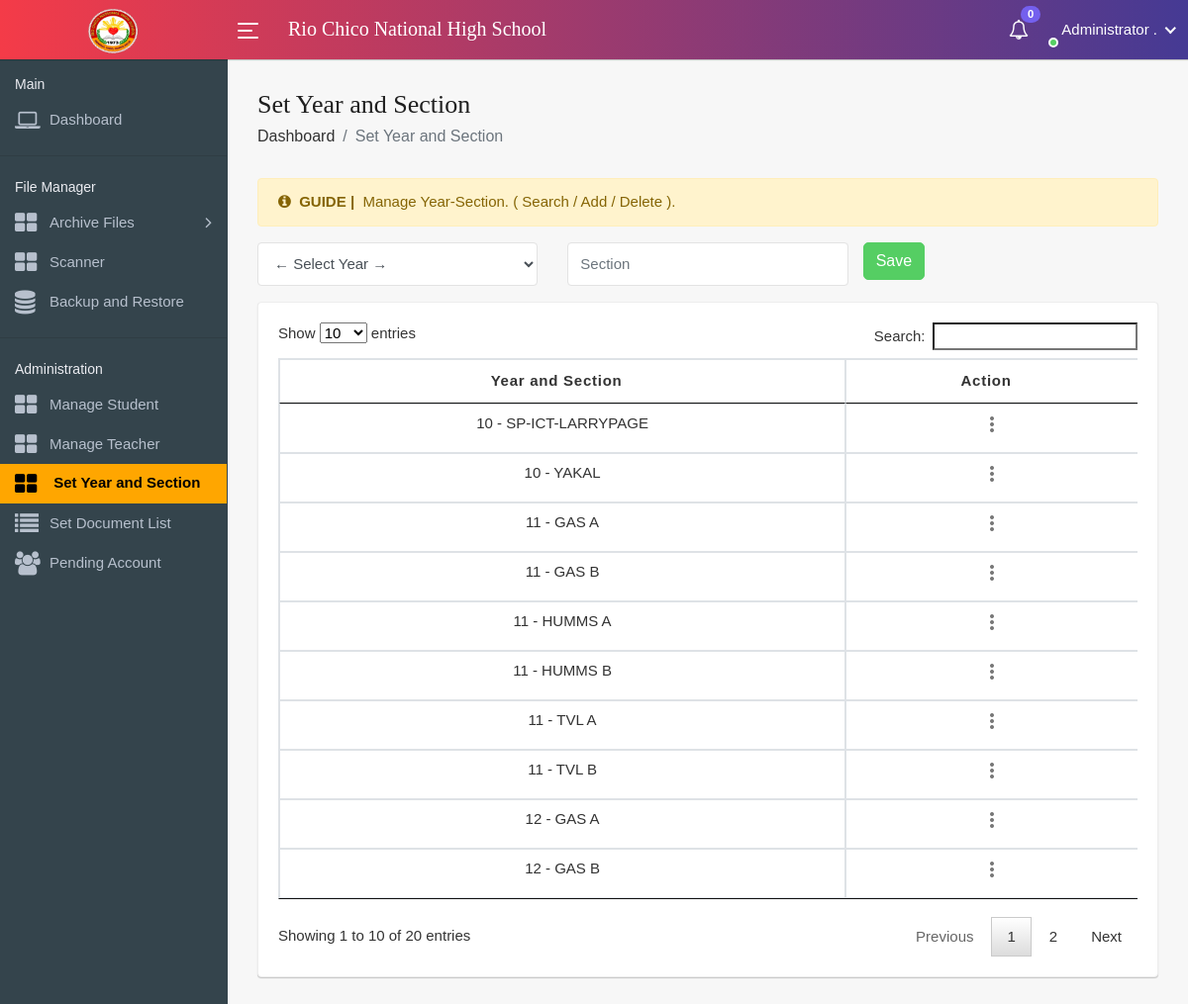
The app's page /package/admin/page-year_section.php (signed in) with its own data.
### tables this page shows
CREATE TABLE `tbl_yearsection` (
  `ys_id` int(11) NOT NULL,
  `ys_yearsection` varchar(100) NOT NULL
);

### package/admin/page-year_section.php (the view, shortened to what this page needs)
<!DOCTYPE html>
<html lang="en">
    <head>
        <link rel="stylesheet" href="assets/css/bootstrap.min.css">
        <link rel="stylesheet" href="assets/css/font-awesome.min.css">
		<link rel="stylesheet" href="assets/css/line-awesome.min.css">
		<link rel="stylesheet" href="assets/css/select2.min.css">
		<link rel="stylesheet" href="assets/css/bootstrap-datetimepicker.min.css">
        <link rel="stylesheet" href="assets/css/style.css">
		<link rel = "stylesheet" type = "text/css" href = "assets/css/jquery.dataTables.css" />
    </head>
    <body onload="myFunction()">
        <div class="main-wrapper">
            <div class="header">
                <div class="header-left">
                    <a href="index.php" class="logo">
						<img src="assets/img/rio.png" width="60" height="60" alt="">
					</a>
                </div>
				<a id="toggle_btn" href="javascript:void(0);">
					<span class="bar-icon">
						<span></span>
						<span></span>
						<span></span>
					</span>
				</a>
                <div class="page-title-box">
					<h3>Rio Chico National High School</h3>
                </div>
				<ul class="nav user-menu">
					<li class="nav-item dropdown">
							<a href="#" class="dropdown-toggle nav-link" data-toggle="dropdown">
								<i class="fa fa-bell-o"></i>
								<span class="badge badge-pill">
								<?php include('config.php');
									$result=mysqli_query($conn,"SELECT count(*) as total from tbl_user where u_status='Pending'");
									$data=mysqli_fetch_assoc($result);
									echo $data['total'];
								?>
								</span>
							</a>
								<?php  include('config.php');
									$query = mysqli_query($conn, "SELECT * FROM `tbl_user` WHERE `u_status`='Pending' ORDER BY `created_at` DESC") or die(mysqli_error($conn));
								?>
						</li>
					<li class="nav-item dropdown has-arrow main-drop">
						<a href="#" class="dropdown-toggle nav-link" data-toggle="dropdown">
							<span class="user-img"><img src="../images/<?php echo $_SESSION['A_Profile'];?>" alt="">
							<span class="status online"></span></span>
							<span><?php echo $_SESSION['A_Name']; ?></span>
						</a>
					</li>
				</ul>
            </div>
            <div class="sidebar" id="sidebar">
                <div class="sidebar-inner slimscroll">
					<div id="sidebar-menu" class="sidebar-menu">
						<ul>
						<li class="menu-title">
								<span>Main</span>
							</li>
							<li><a href="index.php"><i class="fa fa-laptop"></i> <span>Dashboard</span></a></li>
					<hr>
						<li class="menu-title">
								<span>File Manager</span>
							</li>
                            <li class="submenu">
								<a href="#"><i class="fa fa-th-large"></i> <span> Archive Files</span> <span class="menu-arrow"></span></a>
							</li>
							<li><a href="page-fileScanner.php"><i class="fa fa-th-large"></i> <span> Scanner</span></a></li>
							<li><a href="page-backup.php"><i class="fa fa-database"></i> <span> Backup and Restore</span></a></li>
					<hr>
						<li class="menu-title">
								<span>Administration</span>
							</li>
							<li><a href="page-student.php"><i class="fa fa-th-large"></i> <span> Manage Student</span></a></li>
							<li><a href="page-teacherList.php"><i class="fa fa-th-large"></i> <span> Manage Teacher</span></a></li>
							<li><a href="page-year_section.php" style="background-color: #FFA600;"><font color="black"><strong><i class="fa fa-th-large"></i> <span> Set Year and Section</span></strong></font></a></li>
							<li><a href="page-doctype.php"><i class="fa fa-list"></i> <span> Set Document List</span></a></li>
							<li><a href="page-pendingAccount.php"><i class="fa fa-users"></i> <span> Pending Account</span></a></li>
						</ul>
					</div>
                </div>
            </div>
            <div class="page-wrapper">
                <div class="content container-fluid">
					<div class="page-header">
						<div class="row">
							<div class="col-sm-12">
								<h3 class="page-title">Set Year and Section</h3>
									<ul class="breadcrumb">
										<li class="breadcrumb-item"><a href="index.php">Dashboard</a></li>
										<li class="breadcrumb-item active">Set Year and Section</li>
									</ul>
							</div>
						</div>
					</div>
                    <div class="alert alert-warning">
						<i class="fa fa-info-circle"></i>&nbsp;
                            <strong>GUIDE |</strong> &nbsp;Manage Year-Section. ( Search / Add / Delete ).
				    </div>
					<?php
						require('config.php');
						if(isset($_POST['searchBtn'])
						) {
							$fromDate = $_POST['fromDate'];
							$ToDate   = $_POST['toDate'];
							$newFromDate = explode('/', $fromDate)[2].'-'.explode('/', $fromDate)[1].'-'.explode('/', $fromDate)[0];
							$newToDate = explode('/', $ToDate)[2].'-'.explode('/', $ToDate)[1].'-'.explode('/', $ToDate)[0];
							$query = mysqli_query($conn, "SELECT * FROM `tbl_yearsection` WHERE created_at BETWEEN '$newFromDate' AND '$newToDate'") or die(mysqli_error($conn));
						} else {
							$query = mysqli_query($conn, "SELECT * FROM `tbl_yearsection`") or die(mysqli_error($conn));
						}
					?>
				<div class="row">
					<div class="col-md-12">
						<form method="POST" action="add-yearsection.php">
							<div class="row">
								<div class="col-md-4">
									<div class="form-group">
										<select class="form-control" name="std_year" required>
										<option selected disabled value="">&larr; Select Year &rarr;</option>
										</select>
									</div>
								</div>
								<div class="col-md-4">
									<div class="form-group">
									<input type="text" name="std_section" class="form-control" placeholder="Section" required="required"/>
									</div>
								</div>
							<div class="form-group">
								<button name="save" class="btn btn-success" >Save</button>
							</div>
						</form>
					</div>
						</div>
					</div>
				<div class="row">
					<div class="col-md-12">
						<div class="card">
							<div class="card-body">
								<div class="card-box">
									<div class="table-responsive">
		<div id = "content">
			<table id = "table" class="table table-bordered">
				<thead>
					<tr>
						<th class="text-center">Year and Section</th>
						<th class="text-center">Action</th>
					</tr>
				</thead>
				<tbody>
					<?php while($fetch = mysqli_fetch_array($query) ){?>
						<tr class="del_ys<?php echo $fetch['ys_id'] ?>">
                            <td class="text-center"><?php echo $fetch['ys_yearsection'] ?></td>
							<td class="text-center">
								<div class="dropdown dropdown-action">
									<a href="#" class="action-icon dropdown-toggle" data-toggle="dropdown" aria-expanded="false"><i class="material-icons">more_vert</i></a>
								</div>
							</td>
						</tr>
					<?php } ?>
				</tbody>
			</table>
		</div>
									</div>
								</div>
							</div>
						</div>
					</div>
				</div>
				</div>
            </div>
    </body>
</html>

### records on screen
tbl_yearsection: ys_yearsection "10 - SP-ICT-LARRYPAGE"
tbl_yearsection: ys_yearsection "10 - YAKAL"
tbl_yearsection: ys_yearsection "11 - GAS A"
tbl_yearsection: ys_yearsection "11 - GAS B"
tbl_yearsection: ys_yearsection "11 - HUMMS A"
tbl_yearsection: ys_yearsection "11 - HUMMS B"
tbl_yearsection: ys_yearsection "11 - TVL A"
tbl_yearsection: ys_yearsection "11 - TVL B"
tbl_yearsection: ys_yearsection "12 - GAS A"
tbl_yearsection: ys_yearsection "12 - GAS B"

### other values on screen
$data['total'] "0"
$_SESSION['A_Name'] "Administrator ."
